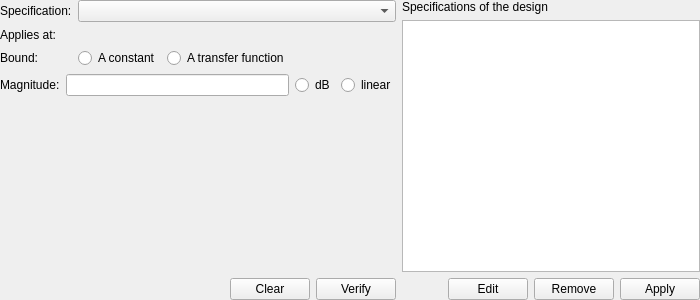
<?xml version="1.0" encoding="UTF-8"?>
<ui version="4.0">
 <class>SpecificationsForm</class>
 <widget class="QWidget" name="SpecificationsForm">
  <property name="windowTitle">
   <string>Specifications</string>
  </property>
  <!-- The form and the list of what has been entered stand side by side, so
       this phase is worth two squares of the canvas: the card reads this to
       decide, until the user says otherwise with its own buttons. -->
  <property name="minimumSize">
   <size><width>700</width><height>0</height></size>
  </property>
  <layout class="QVBoxLayout" name="formLayout">
   <property name="leftMargin"><number>0</number></property>
   <property name="topMargin"><number>0</number></property>
   <property name="rightMargin"><number>0</number></property>
   <property name="bottomMargin"><number>0</number></property>
   <item>
    <layout class="QHBoxLayout" name="bodyLayout">
     <item>
      <layout class="QVBoxLayout" name="entryLayout">
       <item>
        <layout class="QFormLayout" name="headLayout">
         <item row="0" column="0">
          <widget class="QLabel" name="typeLabel">
           <property name="text"><string>Specification:</string></property>
          </widget>
         </item>
         <item row="0" column="1">
          <widget class="QComboBox" name="typeCombo"/>
         </item>
         <item row="1" column="0">
          <widget class="QLabel" name="bandLabel">
           <property name="text"><string>Applies at:</string></property>
          </widget>
         </item>
         <item row="1" column="1">
          <widget class="QWidget" name="frequencyHolder" native="true">
           <layout class="QVBoxLayout" name="frequencyLayout">
            <property name="leftMargin"><number>0</number></property>
            <property name="topMargin"><number>0</number></property>
            <property name="rightMargin"><number>0</number></property>
            <property name="bottomMargin"><number>0</number></property>
           </layout>
          </widget>
         </item>
         <item row="2" column="0">
          <widget class="QLabel" name="boundLabel">
           <property name="text"><string>Bound:</string></property>
          </widget>
         </item>
         <item row="2" column="1">
          <layout class="QHBoxLayout" name="boundRow">
           <item>
            <widget class="QRadioButton" name="constantRadio">
             <property name="text"><string>A constant</string></property>
             <attribute name="buttonGroup"><string notr="true">boundKind</string></attribute>
            </widget>
           </item>
           <item>
            <widget class="QRadioButton" name="systemRadio">
             <property name="text"><string>A transfer function</string></property>
             <attribute name="buttonGroup"><string notr="true">boundKind</string></attribute>
            </widget>
           </item>
           <item>
            <spacer name="boundSpacer">
             <property name="orientation"><enum>Qt::Horizontal</enum></property>
             <property name="sizeHint" stdset="0">
              <size><width>0</width><height>0</height></size>
             </property>
            </spacer>
           </item>
          </layout>
         </item>
        </layout>
       </item>
       <item>
        <widget class="QStackedWidget" name="boundStack">
         <property name="currentIndex"><number>0</number></property>
         <widget class="QWidget" name="constantPage">
          <layout class="QFormLayout" name="constantLayout">
           <property name="leftMargin"><number>0</number></property>
           <property name="topMargin"><number>0</number></property>
           <property name="rightMargin"><number>0</number></property>
           <property name="bottomMargin"><number>0</number></property>
           <item row="0" column="0">
            <widget class="QLabel" name="magnitudeLabel">
             <property name="text"><string>Magnitude:</string></property>
            </widget>
           </item>
           <item row="0" column="1">
            <layout class="QHBoxLayout" name="magnitudeRow">
             <item>
              <widget class="QLineEdit" name="magnitudeEdit"/>
             </item>
             <item>
              <widget class="QRadioButton" name="decibelsRadio">
               <property name="text"><string>dB</string></property>
               <attribute name="buttonGroup"><string notr="true">magnitudeUnits</string></attribute>
              </widget>
             </item>
             <item>
              <widget class="QRadioButton" name="linearRadio">
               <property name="text"><string>linear</string></property>
               <attribute name="buttonGroup"><string notr="true">magnitudeUnits</string></attribute>
              </widget>
             </item>
            </layout>
           </item>
          </layout>
         </widget>
         <widget class="QWidget" name="systemPage">
          <layout class="QVBoxLayout" name="systemPageLayout">
           <property name="leftMargin"><number>0</number></property>
           <property name="topMargin"><number>0</number></property>
           <property name="rightMargin"><number>0</number></property>
           <property name="bottomMargin"><number>0</number></property>
           <item>
            <layout class="QHBoxLayout" name="familyRow">
             <item>
              <widget class="QRadioButton" name="polynomialRadio">
               <property name="text"><string>Polynomial</string></property>
               <attribute name="buttonGroup"><string notr="true">boundFamily</string></attribute>
              </widget>
             </item>
             <item>
              <widget class="QRadioButton" name="zpkRadio">
               <property name="text"><string>Zeros and poles</string></property>
               <attribute name="buttonGroup"><string notr="true">boundFamily</string></attribute>
              </widget>
             </item>
             <item>
              <widget class="QRadioButton" name="tcgRadio">
               <property name="text"><string>Time constants</string></property>
               <attribute name="buttonGroup"><string notr="true">boundFamily</string></attribute>
              </widget>
             </item>
             <item>
              <widget class="QRadioButton" name="freeFormRadio">
               <property name="text"><string>Free form</string></property>
               <attribute name="buttonGroup"><string notr="true">boundFamily</string></attribute>
              </widget>
             </item>
             <item>
              <spacer name="familySpacer">
               <property name="orientation"><enum>Qt::Horizontal</enum></property>
               <property name="sizeHint" stdset="0">
                <size><width>0</width><height>0</height></size>
               </property>
              </spacer>
             </item>
            </layout>
           </item>
           <item>
            <layout class="QFormLayout" name="systemFields">
             <item row="0" column="0">
              <widget class="QLabel" name="numeratorLabel">
               <property name="text"><string>Numerator:</string></property>
              </widget>
             </item>
             <item row="0" column="1">
              <widget class="QLineEdit" name="numeratorEdit"/>
             </item>
             <item row="1" column="0">
              <widget class="QLabel" name="denominatorLabel">
               <property name="text"><string>Denominator:</string></property>
              </widget>
             </item>
             <item row="1" column="1">
              <widget class="QLineEdit" name="denominatorEdit"/>
             </item>
             <item row="2" column="0">
              <widget class="QLabel" name="gainLabel">
               <property name="text"><string>Gain:</string></property>
              </widget>
             </item>
             <item row="2" column="1">
              <widget class="QLineEdit" name="k"/>
             </item>
             <item row="3" column="0">
              <widget class="QLabel" name="delayLabel">
               <property name="text"><string>Delay:</string></property>
              </widget>
             </item>
             <item row="3" column="1">
              <widget class="QLineEdit" name="delayEdit"/>
             </item>
            </layout>
           </item>
          </layout>
         </widget>
        </widget>
       </item>
       <item>
        <spacer name="entrySpacer">
         <property name="orientation"><enum>Qt::Vertical</enum></property>
         <property name="sizeHint" stdset="0">
          <size><width>0</width><height>0</height></size>
         </property>
        </spacer>
       </item>
       <item>
        <widget class="qftbx::FormulaView" name="boundFormula" native="true">
         <property name="minimumSize">
          <size><width>0</width><height>60</height></size>
         </property>
        </widget>
       </item>
       <item>
        <layout class="QHBoxLayout" name="entryButtons">
         <item>
          <widget class="QLabel" name="statusLabel">
           <property name="sizePolicy">
            <sizepolicy hsizetype="Expanding" vsizetype="Preferred">
             <horstretch>1</horstretch>
             <verstretch>0</verstretch>
            </sizepolicy>
           </property>
           <property name="text"><string/></property>
           <property name="wordWrap"><bool>true</bool></property>
          </widget>
         </item>
         <item>
          <widget class="QPushButton" name="clearButton">
           <property name="text"><string>Clear</string></property>
          </widget>
         </item>
         <item>
          <widget class="QPushButton" name="addButton">
           <property name="text"><string>Verify</string></property>
          </widget>
         </item>
        </layout>
       </item>
      </layout>
     </item>
     <item>
      <layout class="QVBoxLayout" name="listLayout">
       <item>
        <widget class="QLabel" name="listLabel">
         <property name="text"><string>Specifications of the design</string></property>
        </widget>
       </item>
       <item>
        <widget class="QTableWidget" name="specificationsTable">
         <property name="selectionBehavior"><enum>QAbstractItemView::SelectRows</enum></property>
         <property name="selectionMode"><enum>QAbstractItemView::SingleSelection</enum></property>
         <property name="editTriggers"><set>QAbstractItemView::NoEditTriggers</set></property>
         <property name="alternatingRowColors"><bool>true</bool></property>
        </widget>
       </item>
       <item>
        <layout class="QHBoxLayout" name="listButtons">
         <item>
          <spacer name="listSpacer">
           <property name="orientation"><enum>Qt::Horizontal</enum></property>
           <property name="sizeHint" stdset="0">
            <size><width>0</width><height>0</height></size>
           </property>
          </spacer>
         </item>
         <item>
          <widget class="QPushButton" name="editButton">
           <property name="text"><string>Edit</string></property>
          </widget>
         </item>
         <item>
          <widget class="QPushButton" name="removeButton">
           <property name="text"><string>Remove</string></property>
          </widget>
         </item>
         <item>
          <widget class="QPushButton" name="okButton">
           <property name="text"><string>Apply</string></property>
          </widget>
         </item>
        </layout>
       </item>
      </layout>
     </item>
    </layout>
   </item>
  </layout>
 </widget>
 <customwidgets>
  <customwidget>
   <class>qftbx::FormulaView</class>
   <extends>QWidget</extends>
   <header location="global">src/gui/common/formula_view.h</header>
   <container>0</container>
  </customwidget>
 </customwidgets>
 <buttongroups>
  <buttongroup name="boundKind"/>
  <buttongroup name="magnitudeUnits"/>
  <buttongroup name="boundFamily"/>
 </buttongroups>
 <resources/>
 <connections/>
</ui>
